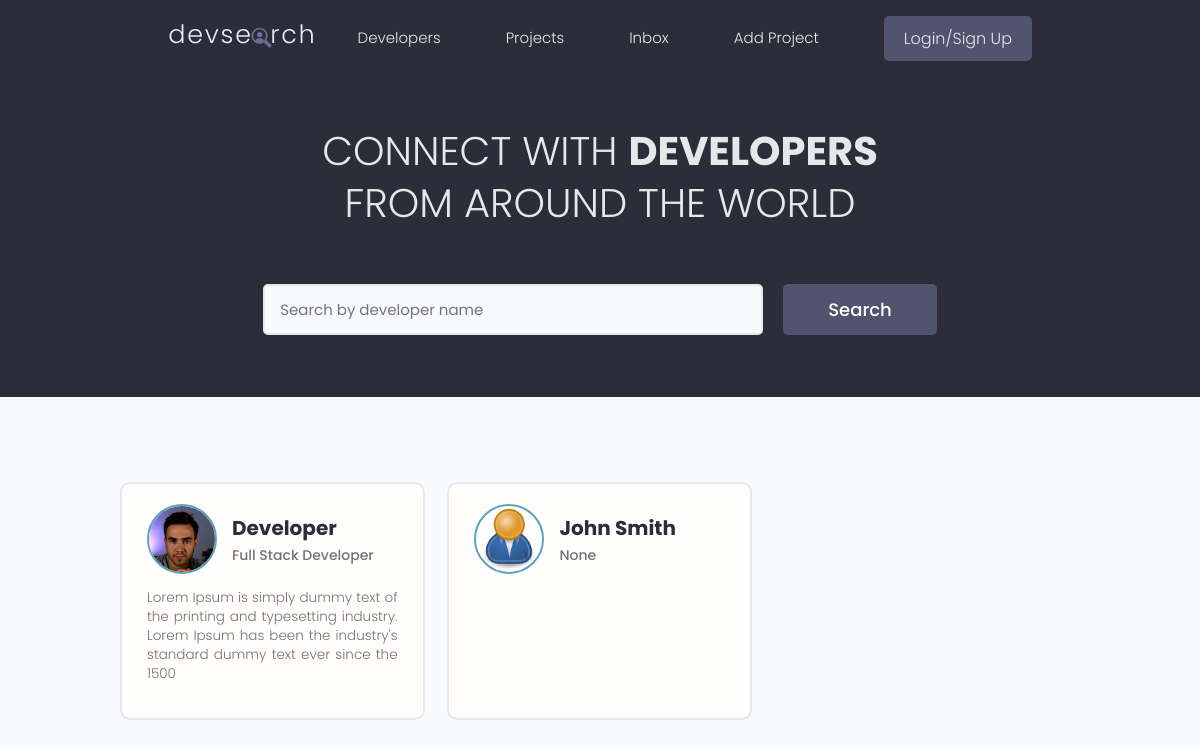
The app's page /, older data.
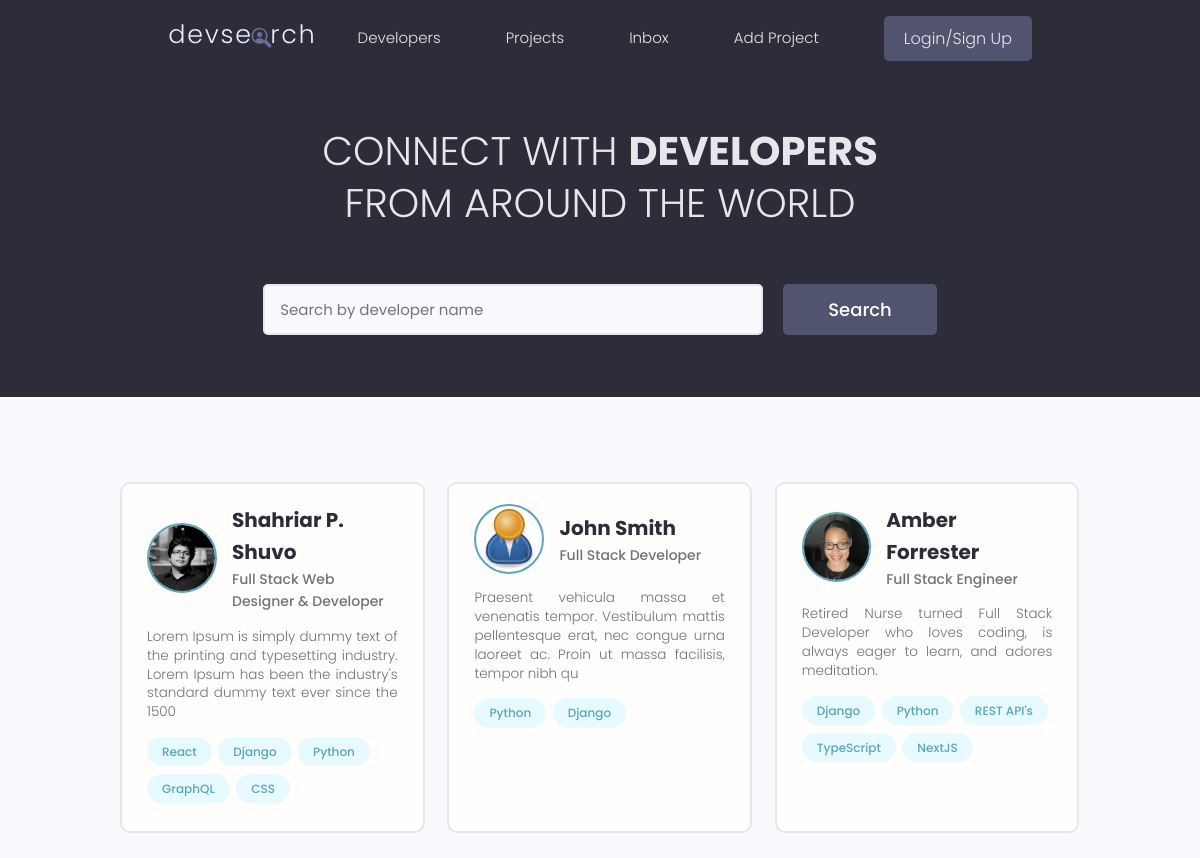
The same page, newer data.
### users/models.py (models this page shows, shortened)
class Profile(models.Model):
    user = models.OneToOneField(
        User, on_delete=models.CASCADE, null=True, blank=True)
    name = models.CharField(max_length=200, null=True, blank=True)
    email = models.EmailField(max_length=500, null=True, blank=True)
    username = models.CharField(max_length=200, null=True, blank=True)
    location = models.CharField(max_length=200, null=True, blank=True)
    short_intro = models.CharField(max_length=200, null=True, blank=True)
    bio = models.TextField(null=True, blank=True)
    profile_image = models.ImageField(null=True, blank=True, upload_to='profiles/',
        default="profiles/user-default.png")
    social_github = models.CharField(max_length=200, null=True, blank=True)
    social_twitter = models.CharField(max_length=200, null=True, blank=True)
    social_linkedin = models.CharField(max_length=200, null=True, blank=True)
    social_youtube = models.CharField(max_length=200, null=True, blank=True)
    social_website = models.CharField(max_length=200, null=True, blank=True)
    created = models.DateTimeField(auto_now_add=True)
    id = models.UUIDField(default=uuid.uuid4, unique=True,
                          primary_key=True, editable=False)

class Skill(models.Model):
    owner = models.ForeignKey(Profile, on_delete=models.CASCADE,
                            null=True, blank=True)
    name = models.CharField(max_length=200, null=True, blank=True)
    description = models.TextField(null=True, blank=True)
    created = models.DateTimeField(auto_now_add=True)
    id = models.UUIDField(default=uuid.uuid4, unique=True,
                          primary_key=True, editable=False)
    def __str__(self):
        return str(self.name)

### users/views.py (the view)
# urls.py: path('', views.profiles, name='profiles'),
def profiles(request):
    profiles = Profile.objects.all()
    context = {'profiles': profiles}
    return render(request, 'users/profiles.html', context)

### users/templates/users/profiles.html (shortened to what this page needs)
{% extends 'main.html' %}
{% block content %}
<main class="home">
    <section class="hero-section text-center">
        <div class="container container--narrow">
            <div class="hero-section__box">
            <h2>CONNECT WITH <span>DEVELOPERS</span></h2>
            <h2>FROM AROUND THE WORLD</h2>
            </div>
            <div class="hero-section__search">
                <form class="form" action="#" method="get">
                    <div class="form__field">
                    <input class="input input--text" id="formInput#search" type="text" name="text"
                        placeholder="Search by developer name" />
                    </div>
                    <input class="btn btn--sub btn--lg" type="submit" value="Search" />
                </form>
            </div>
        </div>
    </section>
    <section class="devlist">
        <div class="container">
            <div class="grid grid--three">
                {% for profile in profiles%}
                <div class="column card">
                    <div class="dev">
                        <a href="{% url 'user-profile' profile.id %}" class="card__body">
                            <div class="dev__profile">
                                <img class="avatar avatar--md" src="{{ profile.profile_image.url }}" alt="image" />
                                <div class="dev__meta">
                                    <h3>{{ profile.name }}</h3>
                                    <h5>{{ profile.short_intro|slice:"60" }}</h5>
                                </div>
                            </div>
                            <p class="dev__info">{{ profile.bio|slice:"150" }}</p>
                            <div class="dev__skills">
                                {% for skill in profile.skill_set.all|slice:"5" %}
                                <span class="tag tag--pill tag--main">
                                    <small>{{skill}}</small>
                                </span>
                                {% endfor %}
                            </div>
                        </a>
                    </div>
                </div>
                {% endfor %}
            </div>
        </div>
    </section>
</main>
{% endblock content %}

### templates/main.html (shortened to what this page needs)
<!DOCTYPE html>
{% load static %}
<html>
<head>
    <link rel="stylesheet" href="https://cdn.iconmonstr.com/1.3.0/css/iconmonstr-iconic-font.min.css"/>
    <link rel="stylesheet" href="{% static 'uikit/styles/uikit.css' %}"/>
    <link rel="stylesheet" href="{% static 'styles/app.css' %}"/>
</head>
<body>
    {% include 'navbar.html' %}
    {% block content %}
    {% endblock content %}
</body>
</html>

### templates/navbar.html (shortened to what this page needs)
{% load static %}
<header class="header">
    <div class="container container--narrow">
      <a href="{% url 'profiles' %}" class="header__logo">
        <img src="{% static 'images/logo.svg' %}" alt="DevSearch Logo" />
      </a>
      <nav class="header__nav">
        <ul class="header__menu">
          <li class="header__menuItem"><a href="{% url 'profiles' %}">Developers</a></li>
          <li class="header__menuItem"><a href="{% url 'projects' %}">Projects</a></li>
          <li class="header__menuItem"><a href="">Inbox</a></li>
          <li class="header__menuItem"><a href="{% url 'create-project' %}">Add Project</a></li>
          <li class="header__menuItem"><a href="" class="btn btn--sub">Login/Sign Up</a></li>
        </ul>
      </nav>
    </div>
  </header>

### static/styles/app.css (style rules this page uses)
:root { --color-sub: #2d2d39; }
.btn--sub { background-color: var(--color-sub-light); }
.card { border: 2px solid var(--color-light); }
img { width: 100%; }
.header { position: sticky; z-index: 111; background-color: var(--color-sub); padding: 1.5rem 0; }
.header > .container { display: flex; justify-content: space-between; align-items: center; }
.header__logo > img { height: 3.8rem; }
.header__nav > ul { display: inline-flex; align-items: center; list-style: none; gap: 6.5rem; }
.header__menuItem > a { color: var(--color-light); font-weight: 300; }
.hero-section { height: 40vh; display: flex; align-items: center; background-color: var(--color-sub); }
.hero-section__box { margin-bottom: 4rem; }
.hero-section__box > h2, .hero-section__box > h2 > span { font-size: 4rem; color: var(--color-light); line-height: 1.3; text-transform: uppercase; }
.hero-section__box > h2 { font-weight: 300; }
.hero-section__box > h2 > span { font-weight: 700; }
.hero-section__search > .form { display: flex; align-items: center; justify-content: center; gap: 2rem; }
.hero-section__search > .form input.input--text { width: 50rem; }
.devlist { margin-top: 8rem; }
.devlist .grid { align-items: stretch; }
.devlist .dev .dev__profile { display: flex; align-items: center; gap: 1.5rem; }
.devlist .dev .dev__meta h3 { color: var(--color-sub); font-size: 2rem; font-weight: 700; }
.devlist .dev .dev__meta h5 { color: var(--color-text); font-size: 1.4rem; font-weight: 500; }
.devlist .dev .dev__info { margin: 1.5rem 0; font-size: 1.35rem; line-height: 1.4; text-align: justify; }

### static/uikit/styles/modules/_variables.css (style rules this page uses)
:root { --color-main: #5aa5b9; --color-main-light: #e6faff; --color-sub: #3f4156; --color-sub-light: #51546e; --color-sub-lighter: #ededfd; --color-text: #737373; --color-gray: #8b8b8b; --color-light: #e5e7eb; --color-light-gray: #767676; --color-bg: #f8fafd; --color-white: #fffefd; --color-white-light: #f3f3f3; --color-success: #359e64; --color-success-bg: #def8e8; --color-error: #fc4b0b; --color-error-bg: #fff2ee; --font-base: 'Poppins', arial, helvetica, 'Segoe UI', roboto, ubuntu, sans-serif; --font-monospace: 'Fira Code', 'Courier New', courier, monospace; --font-regular: 300; --font-medium: 500; --font-bold: 700; --generic-shadow: 1px 1px 5px #00000010; --generic-transition: all 0.3s ease-in-out; }

### static/uikit/styles/modules/_base.css (style rules this page uses)
* { margin: 0; padding: 0; box-sizing: border-box; text-rendering: optimizeLegibility; color: inherit; font-size: inherit; }
html { font-size: 50%; }
@media only screen and (min-width: 480px) { html { font-size: 56.25%; } }
@media only screen and (min-width: 1200px) { html { font-size: 62.5%; } }
body { line-height: 1.6; font-weight: 400; font-size: 1.5rem; color: var(--color-text); background-color: var(--color-bg); min-height: 100vh; }

### static/uikit/styles/modules/_typography.css (style rules this page uses)
* { font-family: var(--font-base); }
h2 { font-size: 3.6rem; font-weight: var(--font-bold); }
h3 { font-size: 3.2rem; font-weight: var(--font-medium); }
h5 { font-size: 2.4rem; font-weight: var(--font-medium); }
h5, h6 { font-weight: var(--font-regular); }
p, span, strong { font-size: 1.6rem; color: var(--color-text); font-weight: var(--font-regular); }
a { padding-bottom: 2px; text-decoration: none; display: inline-block; color: var(--color-main); font-weight: var(--font-medium); }

### static/uikit/styles/modules/_utilities.css (style rules this page uses)
.container { width: 92%; max-width: 165rem; margin: 0 auto; box-sizing: border-box; }
.container--narrow { width: 92%; max-width: 120rem; }
@media screen and (min-width: 1000px) { .container { width: 90%; } }
@media screen and (min-width: 1000px) { .container--narrow { width: 85%; } }
@media screen and (min-width: 1200px) { .container { width: 80%; } }
@media screen and (min-width: 1200px) { .container--narrow { width: 72%; } }
.text-center { text-align: center; }

### static/uikit/styles/modules/_avatar.css (style rules this page uses)
.avatar { border-radius: 50%; border: 2px solid var(--color-main); object-fit: cover; }
.avatar--md { height: 7rem; width: 7rem; }

### static/uikit/styles/modules/_button.css (style rules this page uses)
.btn { display: inline-block; position: relative; cursor: pointer; background-color: var(--color-light); font-weight: var(--font-medium); color: var(--color-sub); text-decoration: none; padding: 1rem 2rem; border-radius: 0.5rem; border: none; width: -webkit-fit-content; width: -moz-fit-content; width: fit-content; height: -webkit-fit-content; height: -moz-fit-content; height: fit-content; font-size: 1.6rem; outline-width: 0; outline-color: transparent; -webkit-backface-visibility: hidden; backface-visibility: hidden; transition: all 0.3s ease-in-out; }
.btn--sub { background-color: var(--color-sub); color: var(--color-white); }
.btn--lg { font-size: 1.8rem; padding: 1.2rem 4.5rem; }

Row changes from the older to the newer data that the page shows:
changed Profile: profile_image: a different picture; name "Developer" → "Shahriar P. Shuvo"; short_intro "Full Stack Developer" → "Full Stack Web Designer & Developer"
added Skill: name "React", shown under Profile "Shahriar P. Shuvo"
added Skill: name "Django", shown under Profile "Shahriar P. Shuvo"
added Skill: name "Python", shown under Profile "Shahriar P. Shuvo"
added Skill: name "GraphQL", shown under Profile "Shahriar P. Shuvo"
added Skill: name "CSS", shown under Profile "Shahriar P. Shuvo"
changed Profile "John Smith": short_intro "None" → "Full Stack Developer"; bio (not shown) → "Praesent vehicula massa et venenatis tempor. Vestibulum mattis pellentesque erat, nec congue urna laoreet ac. Proin ut massa facilisis, tempor nibh qu"
added Skill: name "Python", shown under Profile "John Smith"
added Skill: name "Django", shown under Profile "John Smith"
added Profile: profile_image (placeholder picture), name "Amber Forrester", short_intro "Full Stack Engineer", bio "Retired Nurse turned Full Stack Developer who loves coding, is always eager to learn, and adores meditation."
added Skill: name "Django", shown under "Amber Forrester"
added Skill: name "Python", shown under "Amber Forrester"
added Skill: name "REST API's", shown under "Amber Forrester"
added Skill: name "TypeScript", shown under "Amber Forrester"
added Skill: name "NextJS", shown under "Amber Forrester"
